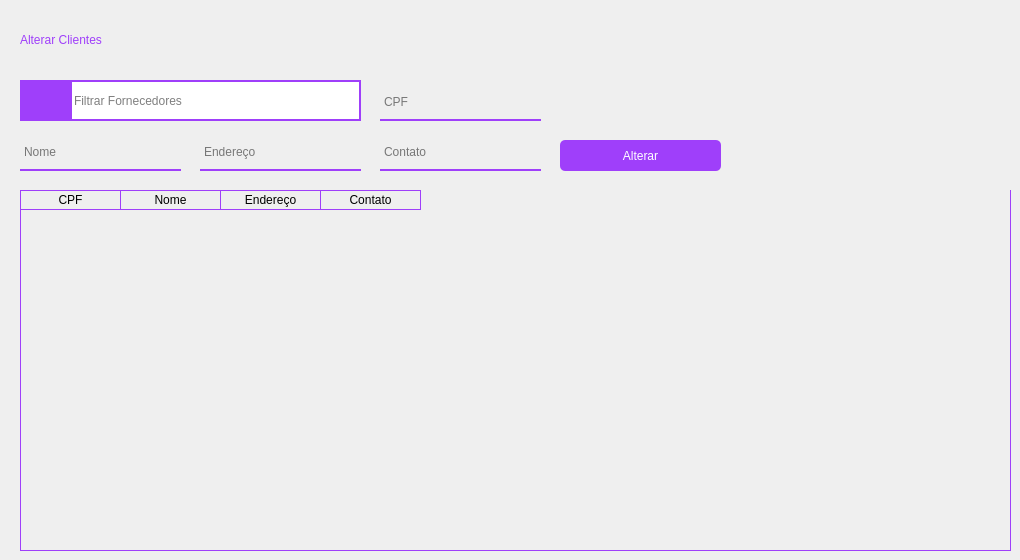
      <widget class="QWidget" name="page_9">
       <widget class="QLineEdit" name="line_cliente_15">
        <property name="geometry">
         <rect>
          <x>20</x>
          <y>140</y>
          <width>161</width>
          <height>31</height>
         </rect>
        </property>
        <property name="styleSheet">
         <string notr="true">background-color: rgba(0, 0 , 0, 0);
border: 2px solid rgba(0,0,0,0);
border-bottom-color: rgb(159, 63, 250);
color: rgb(0,0,0);
padding-bottom: 8px;
border-radius: 0px;
font: 10pt &quot;Montserrat&quot;;</string>
        </property>
        <property name="text">
         <string/>
        </property>
        <property name="placeholderText">
         <string>Nome</string>
        </property>
        <property name="clearButtonEnabled">
         <bool>true</bool>
        </property>
       </widget>
       <widget class="QLineEdit" name="line_cliente_16">
        <property name="geometry">
         <rect>
          <x>380</x>
          <y>90</y>
          <width>161</width>
          <height>31</height>
         </rect>
        </property>
        <property name="styleSheet">
         <string notr="true">background-color: rgba(0, 0 , 0, 0);
border: 2px solid rgba(0,0,0,0);
border-bottom-color: rgb(159, 63, 250);
color: rgb(0,0,0);
padding-bottom: 8px;
border-radius: 0px;
font: 10pt &quot;Montserrat&quot;;</string>
        </property>
        <property name="text">
         <string/>
        </property>
        <property name="placeholderText">
         <string>CPF</string>
        </property>
        <property name="clearButtonEnabled">
         <bool>true</bool>
        </property>
       </widget>
       <widget class="QLineEdit" name="line_search_Bar_9">
        <property name="geometry">
         <rect>
          <x>70</x>
          <y>80</y>
          <width>291</width>
          <height>41</height>
         </rect>
        </property>
        <property name="styleSheet">
         <string notr="true">border: 2px solid #9f3ffa;
font: 10pt &quot;Montserrat&quot;;</string>
        </property>
        <property name="text">
         <string/>
        </property>
        <property name="cursorPosition">
         <number>0</number>
        </property>
        <property name="placeholderText">
         <string>Filtrar Fornecedores</string>
        </property>
        <property name="clearButtonEnabled">
         <bool>true</bool>
        </property>
       </widget>
       <widget class="QPushButton" name="btn_pesquisar_produto_9">
        <property name="geometry">
         <rect>
          <x>20</x>
          <y>80</y>
          <width>51</width>
          <height>41</height>
         </rect>
        </property>
        <property name="styleSheet">
         <string notr="true">QPushButton {
border: 2px;
background-color: rgb(159, 63, 250);
color: white;

font: 10pt &quot;Montserrat&quot;;
outline: 0;
}

QPushButton:hover {
	background-color: rgb(197, 62, 255);
}
</string>
        </property>
        <property name="text">
         <string/>
        </property>
        <property name="icon">
         <iconset resource="../QRC/file_principal_rc.qrc">
          <normaloff>:/icones/lupa.png</normaloff>:/icones/lupa.png</iconset>
        </property>
        <property name="iconSize">
         <size>
          <width>25</width>
          <height>25</height>
         </size>
        </property>
       </widget>
       <widget class="QTableWidget" name="tabela_fornecedores_5">
        <property name="geometry">
         <rect>
          <x>20</x>
          <y>190</y>
          <width>991</width>
          <height>361</height>
         </rect>
        </property>
        <property name="styleSheet">
         <string notr="true">QTableWidget {
	gridline-color: #9f3ffa;;
	background-color: transparent;
	outline: 0;
	border: 1px solid #9f3ffa;
	border-top: 0px
	
}

QTableWidget::item:selected{
	background-color:#9f3ffa;;
}

QTableWidget::horizontalHeader {	
	background-color: #9f3ffa;
}

QHeaderView::section:horizontal
{
    border: 1px solid #9f3ffa;
	background-color: transparent;
	border-left: 0px;
	color: black;

}
</string>
        </property>
        <property name="frameShape">
         <enum>QFrame::Panel</enum>
        </property>
        <property name="frameShadow">
         <enum>QFrame::Sunken</enum>
        </property>
        <property name="editTriggers">
         <set>QAbstractItemView::SelectedClicked</set>
        </property>
        <property name="tabKeyNavigation">
         <bool>true</bool>
        </property>
        <property name="showDropIndicator" stdset="0">
         <bool>false</bool>
        </property>
        <property name="alternatingRowColors">
         <bool>false</bool>
        </property>
        <property name="selectionMode">
         <enum>QAbstractItemView::ExtendedSelection</enum>
        </property>
        <property name="gridStyle">
         <enum>Qt::SolidLine</enum>
        </property>
        <property name="sortingEnabled">
         <bool>true</bool>
        </property>
        <attribute name="verticalHeaderVisible">
         <bool>false</bool>
        </attribute>
        <attribute name="verticalHeaderShowSortIndicator" stdset="0">
         <bool>false</bool>
        </attribute>
        <attribute name="verticalHeaderStretchLastSection">
         <bool>false</bool>
        </attribute>
        <column>
         <property name="text">
          <string>CPF</string>
         </property>
        </column>
        <column>
         <property name="text">
          <string>Nome</string>
         </property>
        </column>
        <column>
         <property name="text">
          <string>Endereço</string>
         </property>
        </column>
        <column>
         <property name="text">
          <string>Contato</string>
         </property>
        </column>
       </widget>
       <widget class="QPushButton" name="btn_adicionar_forncedores_11">
        <property name="geometry">
         <rect>
          <x>560</x>
          <y>140</y>
          <width>161</width>
          <height>31</height>
         </rect>
        </property>
        <property name="styleSheet">
         <string notr="true">QPushButton {
border: 2px;
background-color: rgb(159, 63, 250);
color: white;
border-radius: 5px;
font: 10pt &quot;Montserrat&quot;;
outline: 0;
}

QPushButton:hover {
	background-color: rgb(197, 62, 255);
}
</string>
        </property>
        <property name="text">
         <string>Alterar</string>
        </property>
       </widget>
       <widget class="QLineEdit" name="line_cliente_17">
        <property name="geometry">
         <rect>
          <x>380</x>
          <y>140</y>
          <width>161</width>
          <height>31</height>
         </rect>
        </property>
        <property name="styleSheet">
         <string notr="true">background-color: rgba(0, 0 , 0, 0);
border: 2px solid rgba(0,0,0,0);
border-bottom-color: rgb(159, 63, 250);
color: rgb(0,0,0);
padding-bottom: 8px;
border-radius: 0px;
font: 10pt &quot;Montserrat&quot;;</string>
        </property>
        <property name="text">
         <string/>
        </property>
        <property name="placeholderText">
         <string>Contato</string>
        </property>
        <property name="clearButtonEnabled">
         <bool>true</bool>
        </property>
       </widget>
       <widget class="QLabel" name="lbl_titulo_fornecedores_6">
        <property name="geometry">
         <rect>
          <x>20</x>
          <y>20</y>
          <width>371</width>
          <height>41</height>
         </rect>
        </property>
        <property name="styleSheet">
         <string notr="true">color: #9f3ffa;
font: 20pt &quot;Montserrat&quot;;</string>
        </property>
        <property name="text">
         <string>Alterar Clientes</string>
        </property>
        <property name="textInteractionFlags">
         <set>Qt::LinksAccessibleByMouse|Qt::TextSelectableByMouse</set>
        </property>
       </widget>
       <widget class="QLineEdit" name="line_cliente_18">
        <property name="geometry">
         <rect>
          <x>200</x>
          <y>140</y>
          <width>161</width>
          <height>31</height>
         </rect>
        </property>
        <property name="styleSheet">
         <string notr="true">background-color: rgba(0, 0 , 0, 0);
border: 2px solid rgba(0,0,0,0);
border-bottom-color: rgb(159, 63, 250);
color: rgb(0,0,0);
padding-bottom: 8px;
border-radius: 0px;
font: 10pt &quot;Montserrat&quot;;</string>
        </property>
        <property name="text">
         <string/>
        </property>
        <property name="placeholderText">
         <string>Endereço</string>
        </property>
        <property name="clearButtonEnabled">
         <bool>true</bool>
        </property>
       </widget>
      </widget>
